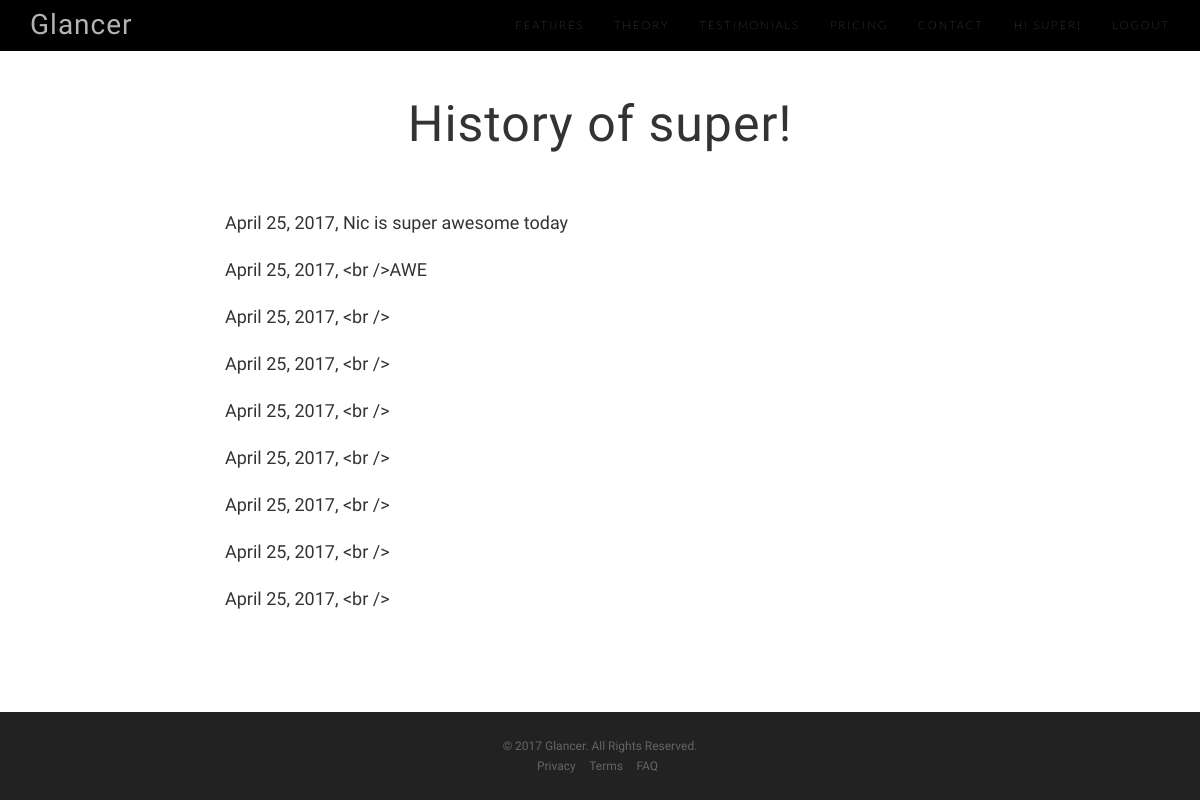
Before: /history/ (signed in) with the older database file.
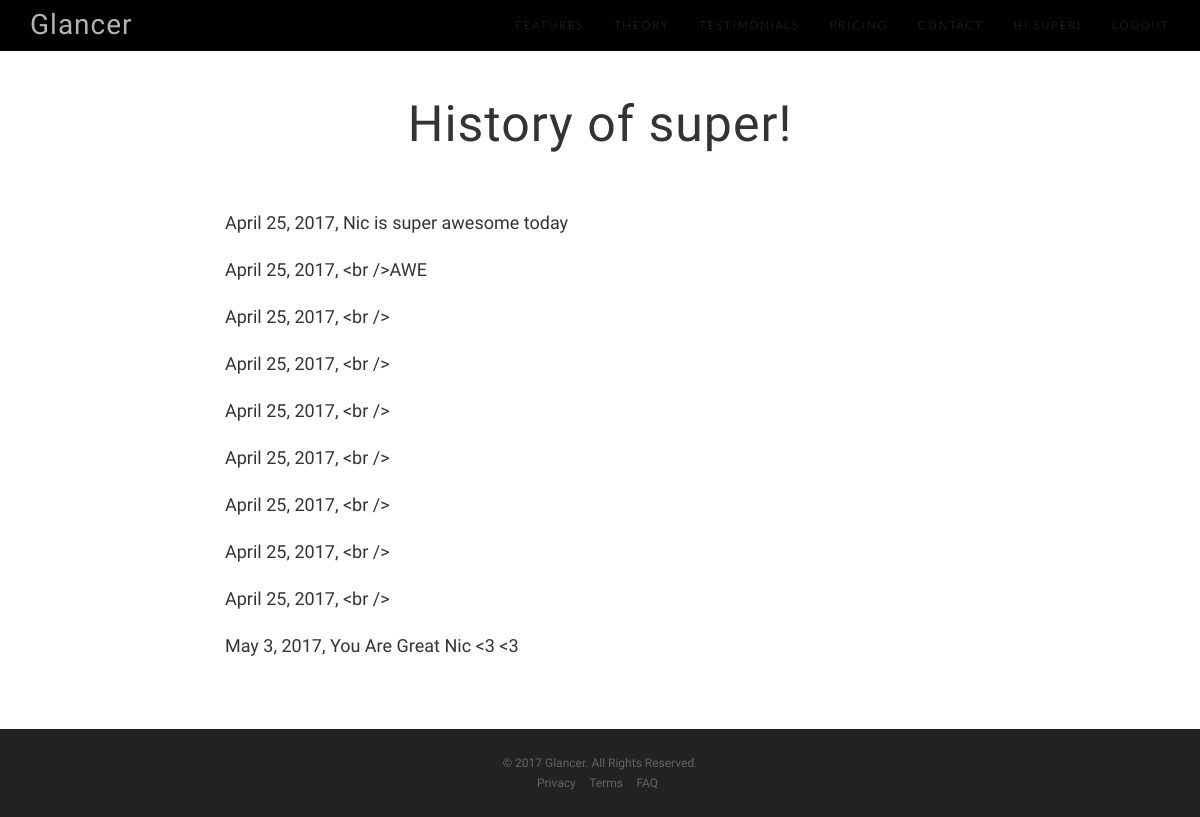
After: the same page with the newer database file.
### Glancer/models.py (models this page shows, shortened)
class Glance(models.Model):
    value = 1
    date = models.DateField('Date Sent')
    description = models.TextField(max_length=200, blank=True)
    receiver = models.ForeignKey(Profile, related_name="glance_receiver", on_delete=models.CASCADE)

### Glancer/views.py (the view)
# urls.py: url(r'^history/', views.history, name='history'),
def history(request):
    context = constructor(request)
    user_glances = 0
    list_glances = []
    for glance in all_glances:
        if str(glance.receiver_id) == str(request.user.id):
            user_glances = user_glances + 1
            list_glances.append(glance)
    more_context = {
        'user_list': all_users,
        'user_glances' : user_glances,
        'list_glances' : list_glances,
    }
    context.update(more_context)
    return render(request, 'Glancer/history.html', context)

### Glancer/views.py (called while the page is built)
def constructor(request):
    authentic = False
    username = None
    user_id = None
    if request.user.is_authenticated():
        username = request.user.username
        user_id = request.user.id
        authentic = True
    context = {
        'user_list': all_users,
        'authentic': authentic,
        'username': username,
        'user_id': user_id,
    }
    return context

### Glancer/templates/Glancer/history.html
{% extends 'Glancer/base.html' %}
{% block content %}
<section id="features" class="features">
        <div class="container">
            <div class="row">
                <div class="col-lg-2"></div>
                <div class="col-lg-8">
                    <p><br></p>
                    <h2 style="text-align: center">History of {{ username }}!</h2>
                    <p><br></p>
                    {% for glance in list_glances %}
                        <p>{{ glance.date }}, {{ glance.description }}</p>
                    {% endfor %}
                </div>
            </div>
        </div>
</section>
{% endblock %}

Changed rows visible on the page:
added Glance: date "May 3, 2017", description "You Are Great Nic <3 <3"
